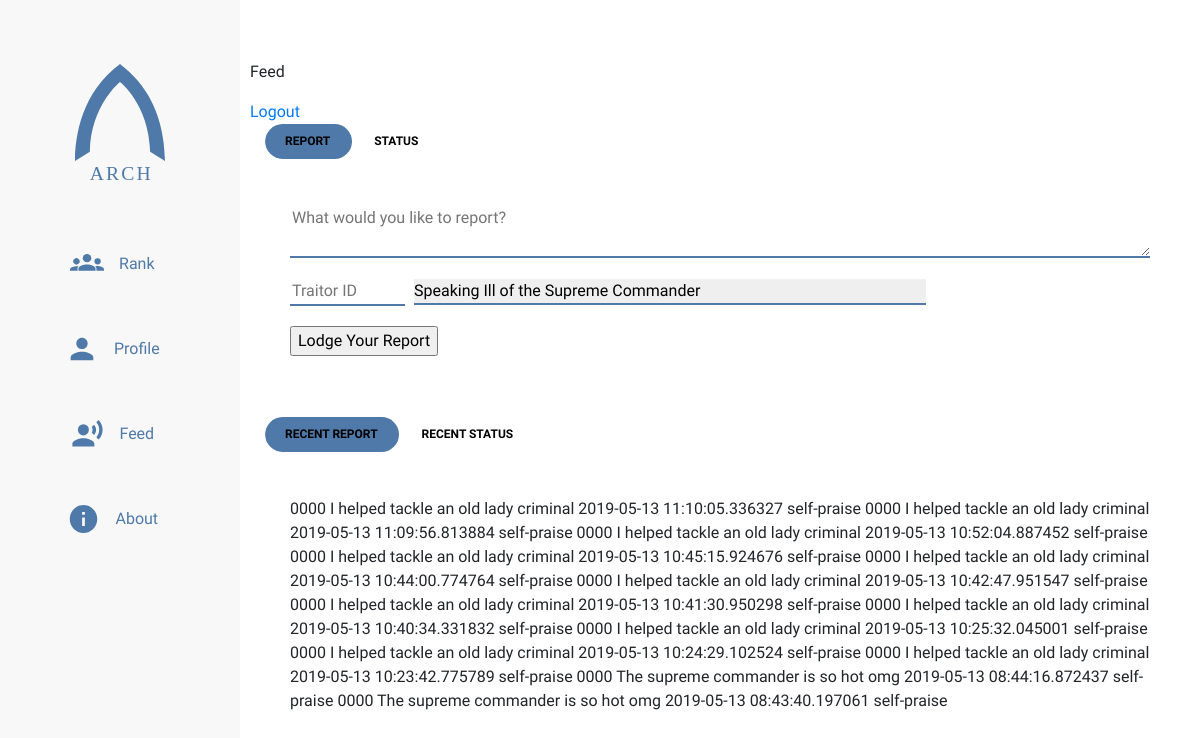
The app's page /feed (signed in) with its own data.
### app/models.py (models this page shows, shortened)
class Status(db.Model):
    citizen_id = db.Column(db.String(12), db.ForeignKey('citizen.citizen_id'))
    status_id = db.Column(db.Integer, primary_key=True)
    timestamp = db.Column(db.DateTime, index=True, default=datetime.utcnow)
    status_category = db.Column(db.String(64), default='self-praise')
    body = body = db.Column(db.String(140))

### app/routes.py (the view)
@app.route('/feed', methods=['GET', 'POST'])
@login_required
def feed():
    invalid_citizen = False
    submit_error = False
    page = request.args.get('page', 1, type=int)
    form = CitizenReport(reporter=current_user.citizen_id)
    status_input = CitizenStatus()
    if form.validate_on_submit():
        reported = Citizen.query.filter_by(citizen_id=form.traitor.data).first()
        if reported is None:
            invalid_citizen = True
            return redirect(url_for('feed'))
        else:
            try:
                reported.score = reported.score + float(form.category.data)
                db.session.commit()
                new_report = Report(reporter_id=current_user.citizen_id, reported_id=reported.citizen_id, report_id=gen_id(), body=form.body.data)
                db.session.add(new_report)
                db.session.commit()
                print('Successful report submission')
            except Exception as score_error:
                print('Report submission error: ' + str(score_error))
    else:
        print('Report form validation error')
        print(form.errors)
    if status_input.validate_on_submit():
        try:
            current_citizen = Citizen.query.filter_by(citizen_id=current_user.citizen_id).first()
            current_citizen.score = current_citizen.score + float(status_input.status_category.data)
            db.session.commit()
            new_status = Status(citizen_id=current_user.citizen_id, status_id=gen_id(), body=status_input.status.data)
            db.session.add(new_status)
            db.session.commit()
            print('Status submission successful')
        except Exception as status_error:
            print('Status submission error: ' + str(status_error))
    else:
        print('Status form validation error')
        print(status_input.errors)
    reports = Report.query.order_by(Report.time.desc()).paginate(page, 20, False)
    all_status = Status.query.order_by(Status.timestamp.desc()).paginate(page, 20, False)
    return render_template('feed.html', title='Feed', form=form, reports=reports.items, status_input=status_input, statuses=all_status.items)

### app/forms.py
class CitizenReport(FlaskForm):
    traitor = StringField("The Traitor's Citizen ID", render_kw={"placeholder": "Traitor ID"}, validators=[DataRequired(), Length(min=4, max=8)])
    category = SelectField('Type of Treason', render_kw={"placeholder": "Select an offense"}, choices=offenses, validators=[DataRequired()])
    body = TextAreaField('More about your report', render_kw={"placeholder": "What would you like to report?"})
    report_submit = SubmitField('Lodge Your Report')

class CitizenStatus(FlaskForm):
    status = TextAreaField("What's on your mind?", render_kw={"placeholder": "What are you up to?"})
    status_category = SelectField('Type of Activity', choices=activities, validators=[DataRequired()])
    status_submit = SubmitField('Submit Status')

### app/models.py (called while the page is built)
@login.user_loader
def get_user(citizen_id):
    return Citizen.query.get(citizen_id)

### app/templates/feed.html (shortened to what this page needs)
{% extends "sidebar-base.html" %}
{% block style %}
<link rel="stylesheet" type="text/css" href="{{ url_for('static', filename='styles/feed.css') }}">
{% endblock %}
{% block content %}
<div class="feedbox">
     <p>Feed</p>
     <a href="{{ url_for('logout')}}">Logout</a>
     <div class="container-fluid">
          <div id="formtabs" class="tab--slider">
               <ul id="formsections" class="tab--tabs">
                    <li class="tab-slider--trigger active" rel="report-tab">
                         Report
                    </li>
                    <li class="tab-slider--trigger" rel="status-tab">
                         Status
                    </li>
               </ul>
          </div>
          <div class="tab--container">
               <div id="report-tab" class="tab--body">
                    <form method="post">
                         <div class="form-body">
                              {{ form.body(size=140) }}
                         </div>
                         <div class="form-actions">
                              <div class="form-actions--container">
                                   {{ form.traitor(size=8) }}
                                   {{ form.category }}
                              </div>
                              <div class="form-button">
                                   {{ form.report_submit() }}
                              </div>
                         </div>
                    </form>
               </div>
          </div>
     </div>
     <div class="container-fluid">
          <div id="mainfeed" class="tab--slider">
               <ul id="main-tabs" class="tab--tabs">
                    <li class="tab-slider--trigger active" rel="recent-reports">
                         Recent Report
                    </li>
                    <li class="tab-slider--trigger" rel="recent-stats">
                         Recent Status
                    </li>
               </ul>
          </div>
          <div class="tab--container">
               <div id="recent-stats" class="tab--body">
                    {% for status in statuses %}
                         {{ status.citizen_id }}
                         {{ status.body }}
                         {{ status.timestamp }}
                         {{ status.status_category }}
                    {% endfor %}
               </div>
          </div>
     </div>
</div>
{% endblock content %}

### app/templates/sidebar-base.html (shortened to what this page needs)
{% extends "base.html" %}
{% block head %}
    <link rel="stylesheet" type="text/css" href="{{ url_for('static', filename='styles/sidebar.css') }}">
    {% block style %}{% endblock %}
{% endblock %}
{% block body %}
    <div class="grid-container">
        <div class="menu-icon">
        </div>
        <aside class="sidenav">
        <ul class="sidenav-list ">
            <img id="nav-logo" src="{{ url_for('static', filename='assets/logotext.svg') }}" alt="Arch">
            <li class="nav-item"><a class="nav-link" href="{{ url_for('rank') }}">
                <img id="rank-icon" class="nav-icon icon" src="{{ url_for('static', filename='assets/rankicon.svg') }}">
                <p>Rank</p>
            </a></li>
            <li class="nav-item"><a class="nav-link" href="{{ url_for('profile_home') }}">
                <img id="profile-icon" class="nav-icon icon" src="{{ url_for('static', filename='assets/profileicon.svg') }}">
                <p>Profile</p>
            </a></li>
            <li class="nav-item"><a class="nav-link" href="{{ url_for('feed') }}">
                <img id="feed-icon" class="nav-icon icon" src="{{ url_for('static', filename='assets/feedicon.svg') }}">
                <p>Feed</p>
            </a></li>
            <li class="nav-item"><a class="nav-link" href="{{ url_for('about') }}">
                    <img id="about-icon" class="nav-icon icon" src="{{ url_for('static', filename='assets/infoicon.svg') }}">
                    <p>About</p>
                </a></li>
        </ul>
        </aside>
        <div class="main">
            {% block content %} {% endblock content %}
        </div>
    </div>
{% endblock %}

### app/templates/base.html (shortened to what this page needs)
<html lang="en">
    <head>
        <link rel="stylesheet" href="https://stackpath.bootstrapcdn.com/bootstrap/4.3.1/css/bootstrap.min.css">
        <link rel="stylesheet" type="text/css" href="{{ url_for('static', filename='styles/main.css') }}">
        {% block head %} {% endblock %}
    </head>
</html>
<body>
    {% block body %}{% endblock %}
</body>

### app/static/styles/main.css (style rules this page uses)
body { font-family: 'Questrial', sans-serif; overflow-x: hidden; margin: 0; padding: 0; box-sizing: border-box; }

### app/static/styles/sidebar.css (style rules this page uses)
.grid-container { display: grid; grid-template-columns: 1fr; grid-template-rows: 50px 1fr; grid-template-areas: "header" "main"; height: 100vh; }
.main { padding: 10px; grid-area: main; overflow-y: auto; overflow-x: hidden; }
.menu-icon { position: fixed; display: flex; top: 5px; left: 10px; align-items: center; justify-content: center; z-index: 1; cursor: pointer; padding: 12px; color: #4e79a8; }
.sidenav { grid-area: nav; display: flex; flex-direction: column; height: 100%; width: 100vw; position: fixed; overflow-y: auto; transform: translateX(-100vw); transition: all .4s ease-in-out; background-color: #f8f8f8; z-index: 3; }
.sidenav-list { padding: 0; list-style: none; }
@media only screen and (min-width: 750px) { .grid-container { grid-template-columns: 240px 1fr; grid-template-areas: "nav header" "nav main"; } }
@media only screen and (min-width: 750px) { .sidenav { width: 240px; position: relative; transform: translateX(0); } }
.sidenav ul { display: flex; align-items: center; flex-direction: column; height: 100vh; }
#nav-logo { width: 90px; margin-bottom: 5vh; margin-top: 8vh; }
.nav-item { width: 70%; margin-bottom: 15px; }
.nav-link { display: flex; justify-content: center; margin: 0; color: #4e79a8; }
.nav-icon { width: calc(10% + 20px); float: left; }
.nav-link p { margin: 15px; }

### app/static/styles/feed.css (style rules this page uses)
.container-fluid { margin: 0; width: 100%; display: flex; justify-content: start; align-content: start; align-items: start; flex-direction: column; }
.tab--slider { width: 100%; float: left; margin-bottom: 20px; }
.tab--container { width: 100%; }
.tab--tabs { display: block; float: left; margin: 0; padding: 0; list-style: none; position: relative; border-radius: 20px; overflow: hidden; background: white; height: 35px; user-select: none; }
.tab--tabs::after { content: ""; width: 50%; background: #4e79a8; height: 100%; position: absolute; top: 0; left: 0; transition: all 250ms ease-in-out; border-radius: 20px; }
.tab-slider--trigger { font-size: 12px; line-height: 1; font-weight: bold; color: black; text-transform: uppercase; text-align: center; padding: 11px 20px; position: relative; z-index: 2; cursor: pointer; display: inline-block; transition: color 250ms ease-in-out; user-select: none; }
.tab--body { width: 100%; margin-bottom: 20px; padding: 25px; }
.form-body { width: 100%; margin-block-end: 20px; }
.form-body textarea { width: 100%; border: none; border-bottom: 2px solid #4e79a8; }
.form-actions { width: 100%; display: flex; justify-content: start; align-items: start; align-content: start; flex-direction: column; }
.form-actions--container { width: 100%; margin-bottom: 20px; }
.form-actions--container input { margin-right: 5px; border: none; border-bottom: #4e79a8 2px solid; }
.form-button { float: right; }
select { border: 0; outline: none; -webkit-appearance: none; -mox-appearance: none; border-bottom: #4e79a8 2px solid; color: black; transition: all .4 ease-in-out; }
select option { border: 0; border-bottom: 1px solid #4e79a8; padding: 10px; -webkit-appearance: none; -moz-appearance: none; }

### records on screen
Status: citizen_id "0000", body "I helped tackle an old lady criminal", timestamp "2019-05-13 11:10:05.336327", status_category "self-praise"
Status: citizen_id "0000", body "I helped tackle an old lady criminal", timestamp "2019-05-13 11:09:56.813884", status_category "self-praise"
Status: citizen_id "0000", body "I helped tackle an old lady criminal", timestamp "2019-05-13 10:52:04.887452", status_category "self-praise"
Status: citizen_id "0000", body "I helped tackle an old lady criminal", timestamp "2019-05-13 10:45:15.924676", status_category "self-praise"
Status: citizen_id "0000", body "I helped tackle an old lady criminal", timestamp "2019-05-13 10:44:00.774764", status_category "self-praise"
Status: citizen_id "0000", body "I helped tackle an old lady criminal", timestamp "2019-05-13 10:42:47.951547", status_category "self-praise"
Status: citizen_id "0000", body "I helped tackle an old lady criminal", timestamp "2019-05-13 10:41:30.950298", status_category "self-praise"
Status: citizen_id "0000", body "I helped tackle an old lady criminal", timestamp "2019-05-13 10:40:34.331832", status_category "self-praise"
Status: citizen_id "0000", body "I helped tackle an old lady criminal", timestamp "2019-05-13 10:25:32.045001", status_category "self-praise"
Status: citizen_id "0000", body "I helped tackle an old lady criminal", timestamp "2019-05-13 10:24:29.102524", status_category "self-praise"
Status: citizen_id "0000", body "I helped tackle an old lady criminal", timestamp "2019-05-13 10:23:42.775789", status_category "self-praise"
Status: citizen_id "0000", body "The supreme commander is so hot omg", timestamp "2019-05-13 08:44:16.872437", status_category "self-praise"
Status: citizen_id "0000", body "The supreme commander is so hot omg", timestamp "2019-05-13 08:43:40.197061", status_category "self-praise"
